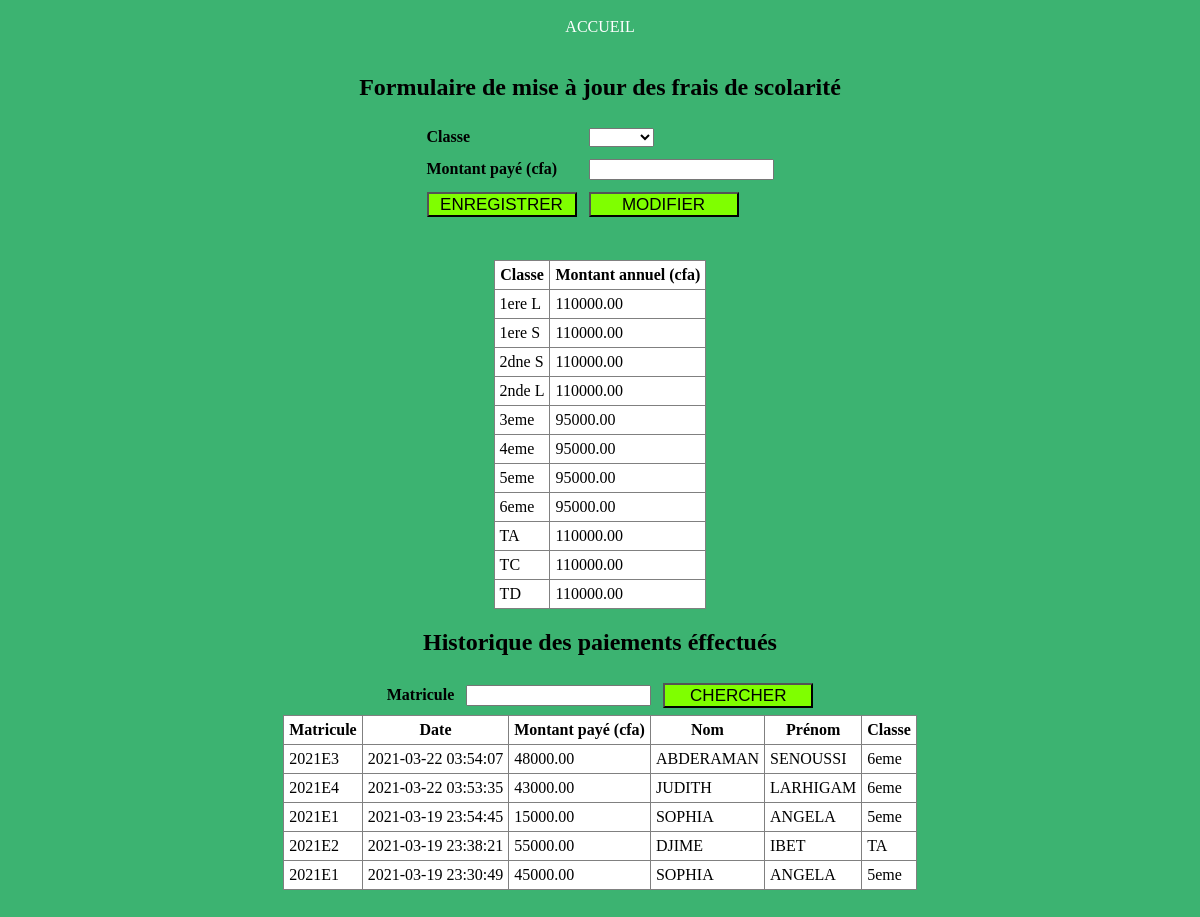
The app's page /fraiScolaires.php with its own data.
### tables this page shows
CREATE TABLE IF NOT EXISTS `tb_frais` (
  `classe` varchar(20) NOT NULL,
  `montant` decimal(8,2) NOT NULL,
  PRIMARY KEY (`classe`)
);

CREATE TABLE IF NOT EXISTS `tbhistoriquepaie` (
  `id` int(11) NOT NULL AUTO_INCREMENT,
  `matricule` varchar(20) DEFAULT NULL,
  `datePaie` datetime DEFAULT NULL,
  `montant` decimal(8,2) NOT NULL,
  PRIMARY KEY (`id`),
  KEY `fk` (`matricule`)
);

CREATE TABLE IF NOT EXISTS `tb_eleve` (
  `matricule` varchar(20) NOT NULL,
  `prenom` varchar(80) NOT NULL,
  `nom` varchar(80) NOT NULL,
  `sexe` varchar(10) NOT NULL,
  `dateNaissance` varchar(50) DEFAULT NULL,
  `classe` varchar(20) NOT NULL,
  `montantPaye` decimal(8,2) DEFAULT NULL,
  `quartier` varchar(80) NOT NULL,
  `contacTuteur` varchar(30) NOT NULL,
  `situation_classe` varchar(30) NOT NULL,
  `situation_ecole` varchar(30) NOT NULL,
  PRIMARY KEY (`matricule`),
  KEY `fk2` (`classe`)
);

### fraiScolaires.php (the view, shortened to what this page needs)
<?php
$servername = "localhost";
$username = "root";
$password = "";
$dbname = "inscription_db";
$conn = mysqli_connect($servername, $username, $password, $dbname);
$classe=isset($_POST["classe"]) ?  $_POST["classe"] : "";
$mtpaye=isset($_POST["mtpaye"]) ? $_POST["mtpaye"] : "";
$matricule=isset($_POST["matricule"]) ? $_POST["matricule"] : "";
?>
<!DOCTYPE html>
<html>
<head>
	<link rel="stylesheet" type="text/css" href="mystyle.css">
</head>
<body>
	<div align="center">
	<br>
	<a href="index.php">ACCUEIL</a><br><br>
	<h2>Formulaire de mise à jour des  frais de scolarité</h2>
	<form action="" method="POST">
	<table>
	<tr><td><b>Classe</b></td><td><select name="classe" id="classe" >
     <option  value="<?php echo $classe; ?>"><?php echo $classe; ?></option>
         <option  value="6eme">6eme</option>
     </select></td></tr>
     <tr><td><b>Montant payé (cfa)</b></td><td><input type="text" name="mtpaye" value="<?php print $mtpaye;?>"></td></tr>
     <tr><td><input type="submit" name="benrg" value="ENREGISTRER" class="bouton"></td><td><input type="submit" name="bmodif" value="MODIFIER" class="bouton"></td></tr>
	</table>
	</form>
	<?php
	print "<br><br>";
	$rq1=mysqli_query($conn,"select * from tb_frais");
	print '<table border="1" class="tab"><tr><th>Classe</th><th>Montant annuel (cfa)</th></tr>';
	while($rst=mysqli_fetch_assoc($rq1)){
	  $classe_data=$rst['classe'];
	  $montant_data=$rst['montant'];
	  print"<tr>";
	         echo"<td>$classe_data</td>";
	         echo"<td>$montant_data</td>";
	         print"</tr>";
	}
	print'</table>';
	?>
	<h2>Historique des paiements éffectués</h2>
	<form action="" method="POST">
	<table >
	<tr><td><b>Matricule</b></td><td><input type="text" name="matricule" value="<?php print $matricule;?>"></td><td><input type="submit" name="brech" value="CHERCHER" class="bouton"></td></tr>
	</table>
	</form>
	<?php
	$rq1=mysqli_query($conn,"select tbHistoriquePaie.matricule,tbHistoriquePaie.datePaie,tbHistoriquePaie.montant,prenom,nom,classe from tbHistoriquePaie inner join tb_eleve on tb_eleve.matricule=tbHistoriquePaie.matricule  order by tbHistoriquePaie.datePaie desc");
	print'<table border="1" class="tab"><tr><th>Matricule</th><th>Date</th><th>Montant payé (cfa)</th><th>Nom</th><th>Prénom</th><th>Classe</th></tr>';
	while($rst=mysqli_fetch_assoc($rq1)){
	 print"<tr>";
	         echo"<td>".$rst['matricule']."</td>";
	         echo"<td>".$rst['datePaie']."</td>";
	         echo"<td>".$rst['montant']."</td>";
	         echo"<td>".$rst['prenom']."</td>";
	         echo"<td>".$rst['nom']."</td>";
	         echo"<td>".$rst['classe']."</td>";
	         print"</tr>";
	}
		print'</table>';
	?>
	<br>
	</div>
</body>
</html>

### mystyle.css (style rules this page uses)
body { margin:0px; padding: 0px; background-color: #3cb371; }
.tab { background-color: white; border-collapse: collapse; margin-bottom: 20px; }
.tab th,td { padding: 5px; }
.bouton { width: 150px; height: 25px; font-size: 17px; background-color: #7fff00; }
a { color: white; text-decoration: none; }

### records on screen
tb_frais: classe "1ere L", montant "110000.00"
tb_frais: classe "1ere S", montant "110000.00"
tb_frais: classe "2dne S", montant "110000.00"
tb_frais: classe "2nde L", montant "110000.00"
tb_frais: classe "3eme", montant "95000.00"
tb_frais: classe "4eme", montant "95000.00"
tb_frais: classe "5eme", montant "95000.00"
tb_frais: classe "6eme", montant "95000.00"
tb_frais: classe "TA", montant "110000.00"
tb_frais: classe "TC", montant "110000.00"
tb_frais: classe "TD", montant "110000.00"
tbhistoriquepaie: matricule "2021E3", datePaie "2021-03-22 03:54:07", montant "48000.00", matricule.prenom "ABDERAMAN", matricule.nom "SENOUSSI", matricule.classe "6eme"
tbhistoriquepaie: matricule "2021E4", datePaie "2021-03-22 03:53:35", montant "43000.00", matricule.prenom "JUDITH", matricule.nom "LARHIGAM", matricule.classe "6eme"
tbhistoriquepaie: matricule "2021E1", datePaie "2021-03-19 23:54:45", montant "15000.00", matricule.prenom "SOPHIA", matricule.nom "ANGELA", matricule.classe "5eme"
tbhistoriquepaie: matricule "2021E2", datePaie "2021-03-19 23:38:21", montant "55000.00", matricule.prenom "DJIME", matricule.nom "IBET", matricule.classe "TA"
tbhistoriquepaie: matricule "2021E1", datePaie "2021-03-19 23:30:49", montant "45000.00", matricule.prenom "SOPHIA", matricule.nom "ANGELA", matricule.classe "5eme"
